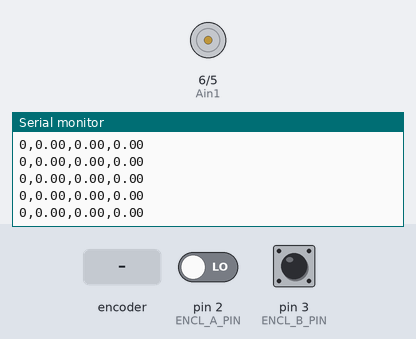
This sketch was run on a simulated Arduino Uno, built with avr-gcc and run on an emulated ATmega328P. Shown: motor-driver pin pairs drawn as motors (green arrow = first pin HIGH = forward, orange = second pin HIGH = backward, longer = more drive, scaled by the enable pin), the last lines printed to the serial monitor. The test bench sets the inputs (shaded band); at power-on: pin 2 (ENCL_A_PIN) LOW, pin 3 (ENCL_B_PIN) HIGH.

Above: at 1.2 s.
1.3 s: rotary encoder on pin 2 (ENCL_A_PIN) / pin 3 (ENCL_B_PIN) turned 2 steps (second pin leading)
At 1.8 s:
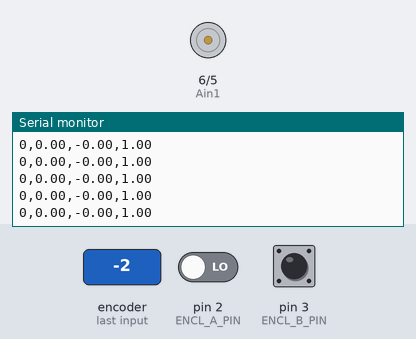
3.2 s: rotary encoder on pin 2 (ENCL_A_PIN) / pin 3 (ENCL_B_PIN) turned 2 steps (second pin leading)
At 3.7 s:
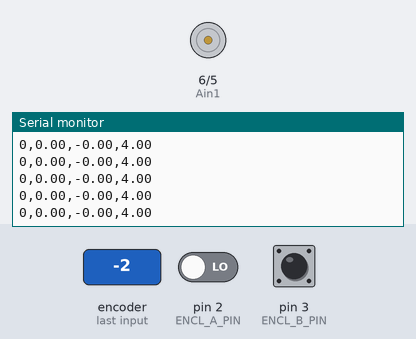
Timing chart, 0 to 6.2 s (numbered marks = the images above; inputs shaded):
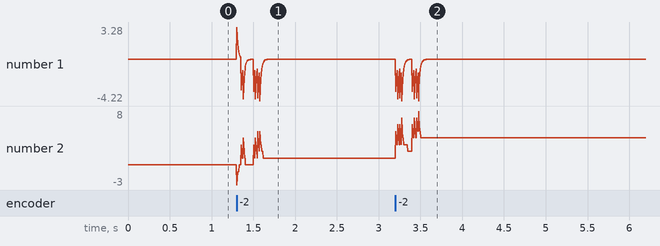

Measured:
- after the input at 1.3 s, the serial monitor: prints a new line at once (image 1)
- after the input at 3.2 s, the serial monitor: prints a new line at once (image 2)
- plotted number 2: 0 → 1 after the input at 1.3 s

The sketch:

DC_motor_test_6.ino
```cpp
#define ENCL_A_PIN 2
#define ENCL_B_PIN 3
#define pwmA 4
#define Ain1 6
#define Ain2 5
#define CPR 5800
#define PI 3.1415926

int pwm_L = 0;
long long int pos_n = 0;
double th_L = 0;
double th_L_prev = 0;
uint64_t t = 0;
uint64_t t_prev = 0;
double dt = 0.0;
double w_L = 0;

double w_L_filt = 0;
double w_L_filt_prev = 0;
double alpha = 0.0;
double fc = 12.0;
double tau = 1.0/(2.0*PI*fc);

double w_target = 0.0 * PI / 180.0; // [-620, 620] deg/s
double u = 0.0;
double kp = 42.0; //42.0
double ki = 300.0; //300.0
double kd = 0.1; //0.1
double e = 0.0;
double e_prev = 0.0;
double e_integral = 0.0;

volatile long long int pos = 0;
volatile int a = false;
volatile int a_prev = false;
volatile int b = false;
volatile int b_prev = false;

void setup()
{
  Serial.begin(115200);

  // Set all the motor control pins to outputs
  pinMode(pwmA, OUTPUT);

  pinMode(Ain1, OUTPUT);
  pinMode(Ain2, OUTPUT);

  // Turn off motors - Initial state
  digitalWrite(Ain1, LOW);
  digitalWrite(Ain2, LOW);

  pinMode(ENCL_A_PIN, INPUT);
  pinMode(ENCL_B_PIN, INPUT);

  t_prev = micros();

  attachInterrupt(digitalPinToInterrupt(ENCL_A_PIN), readEncoder, CHANGE);
  attachInterrupt(digitalPinToInterrupt(ENCL_B_PIN), readEncoder, CHANGE);
}

void loop()
{
  noInterrupts();
  pos_n = pos;
  interrupts();

  getActualVelocity();

  // velocity controller
  e = w_target - w_L_filt;
  e_integral = e_integral + ki*e*dt;
  e_integral = constrain(e_integral, -200.0, 200.0);

  u = (int)(kp*e + e_integral + kd*(e - e_prev)/dt);
  u = constrain(u, -250, 250);

  if (u<0)
  {
    digitalWrite(Ain1, HIGH);
    digitalWrite(Ain2, LOW);
  }
  else
  {
    digitalWrite(Ain1, LOW);
    digitalWrite(Ain2, HIGH);
  }
  analogWrite(pwmA, abs(u));

  // Serial.print(w_L * 180 / PI);
  // Serial.print(",");
  // Serial.println(w_L_filt * 180.0 / PI);

  Serial.print(0);
  Serial.print(",");
  Serial.print(w_target * 180.0 / PI);
  Serial.print(",");
  Serial.print(w_L_filt * 180.0 / PI);
  Serial.print(",");
  Serial.println(u);

  delay(1000/250);
}

void readEncoder()
{
  a = digitalRead(ENCL_A_PIN);
  b = digitalRead(ENCL_B_PIN);

  if(a != a_prev)
  {
    // interrupt due to A
    if(a != b)
    {
      pos++;
    }
    else
    {
      pos--;
    }
  }
  else
  {
    //interrupt due to B
    if(a == b)
    {
      pos++;
    }
    else
    {
      pos--;
    }
  }

  a_prev = a;
  b_prev = b;
}

void getActualVelocity()
{
  th_L     = 2.0* PI * (double)pos_n / (double)CPR;
  t        = micros();
  dt       = (double)(t - t_prev)/1.0e6;
  w_L      = (th_L - th_L_prev)/dt;
  alpha    = dt/(tau + dt);
  w_L_filt = alpha*w_L + (1.0 - alpha)*w_L_filt_prev;

  th_L_prev = th_L;
  t_prev = t;
  w_L_filt_prev = w_L_filt;
}
```
